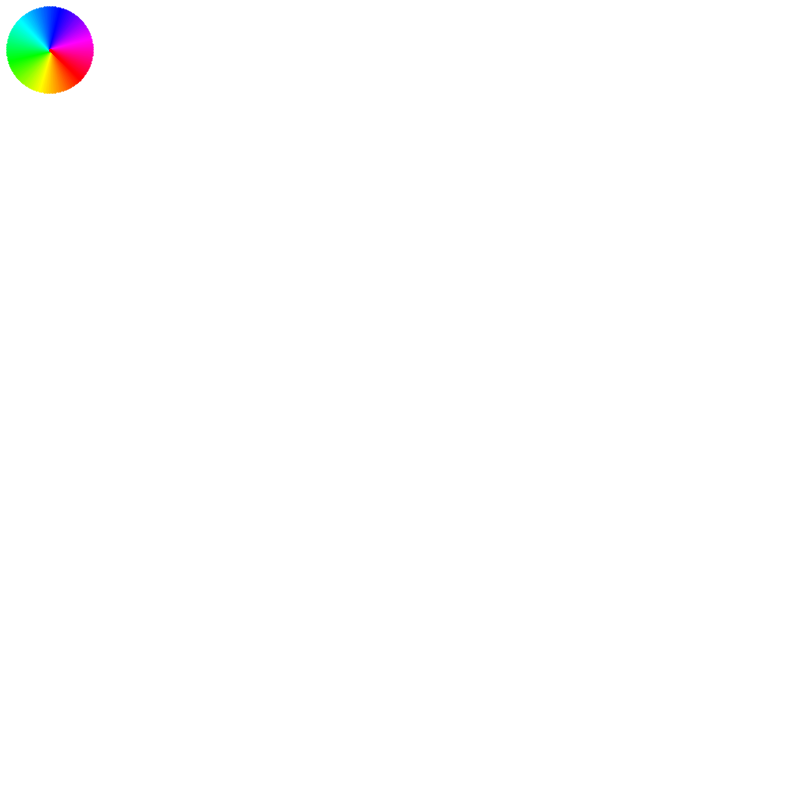
Frame 1 (no input)
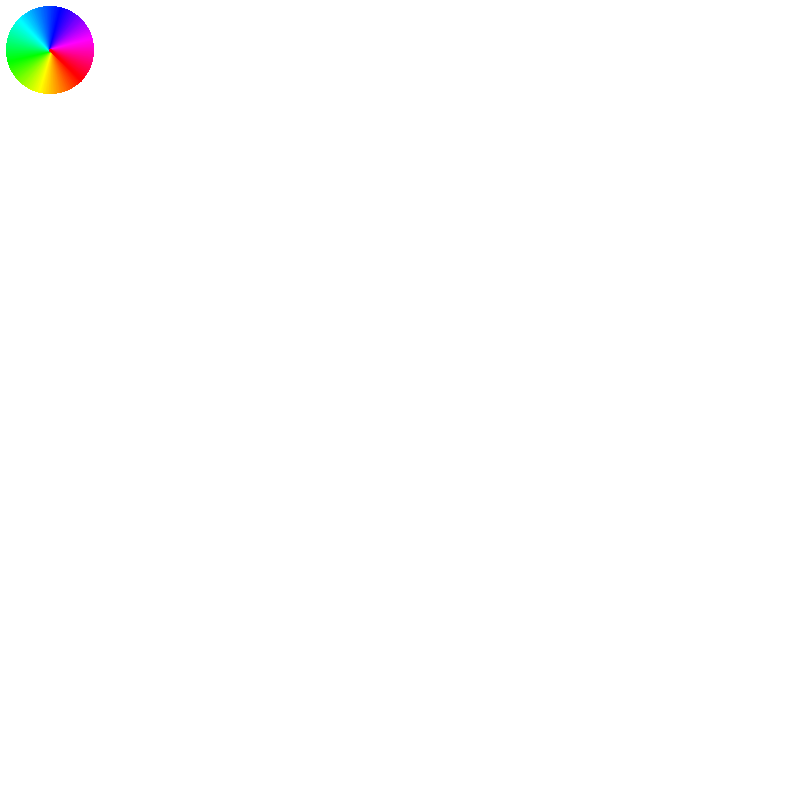
Frame 60 (the mouse pressed at the canvas centre just before this capture)
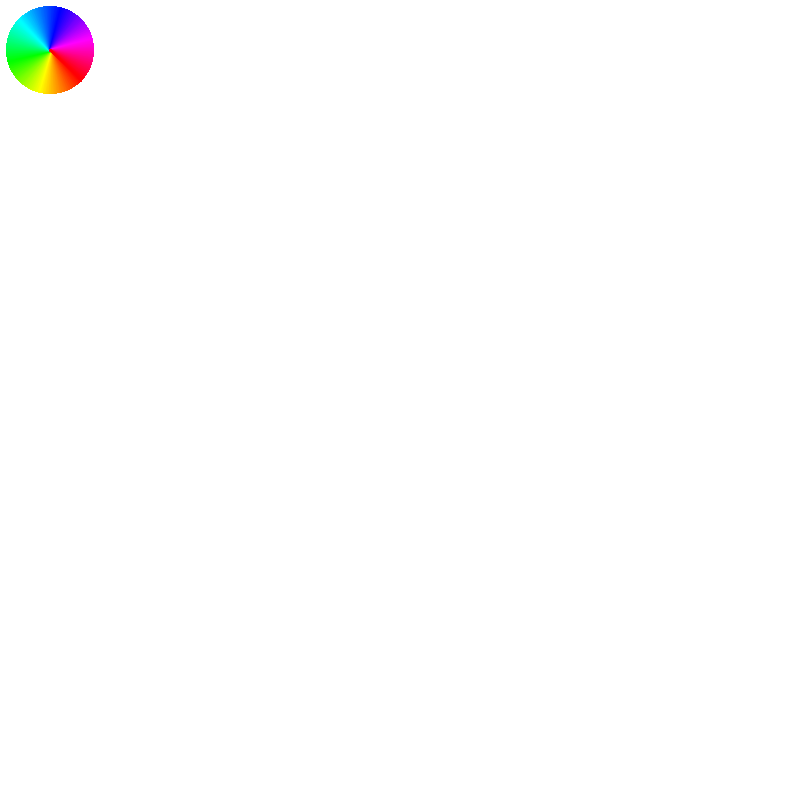
Frame 120 (the mouse held since frame 60 and released just before this capture)

The Processing sketch that drew these frames (run headless with seeded random() and noise(); from frame 60 on, the mouse is pressed at the canvas centre):

// Processing sketch: processing_115523
// ── processing_115523.pde

float scaleFactor=2.1, rotationFactor=0;
color colorSelector= color(0);

void setup()
{
  size(800, 800);
  background(255);
  fill(colorSelector);
  strokeWeight(2);
  noStroke();
  smooth();
  frameRate(60);
}

void draw()
{

  noStroke();
  if (keyPressed)
  {
    if (key == 'a')
    {
      rotationFactor -= 0.1;
    }
    if (key == 'd')
    {
      rotationFactor += 0.1;
    }
    if (key == 'w')
    {
      scaleFactor += 0.2;
    }
    if (key == 's')
    {
      scaleFactor -= 0.2;
    }
  }
  if (mousePressed)
  {
    if (mouseButton==LEFT)
    {
      fill(red(colorSelector), green(colorSelector), blue(colorSelector));
      pushMatrix();
      translate(mouseX, mouseY);
      scale(scaleFactor);
      rotate(rotationFactor);
      triangle(-5, 10, 0, 0, 5, 10);
      popMatrix();
    }
  }

  for (int angle = 0; angle < 360; angle++)
  {
    colorMode(HSB, 360, 100, 100);
    pushMatrix();
    translate(50, 50);
    rotate(radians(angle));
    stroke(angle, 100, 100);
    line(0, 0, 30, 30);
    popMatrix();
  }

  colorMode(RGB);
}

void mousePressed()
{
  if (mouseButton==RIGHT)
  {
    colorSelector=get(mouseX, mouseY);
  }
}
